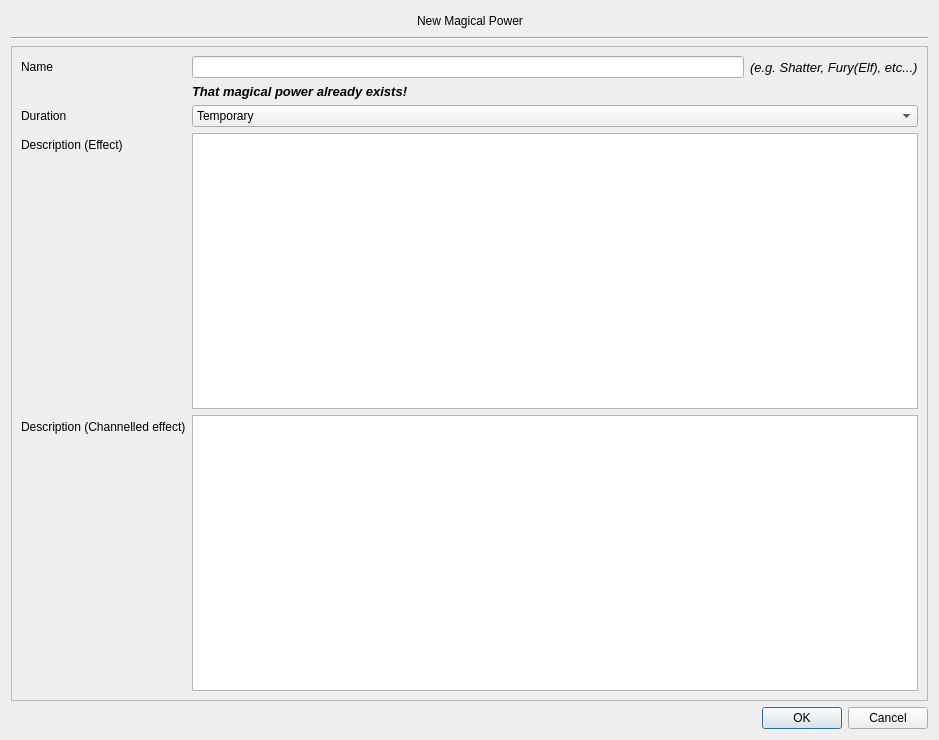
<?xml version="1.0" encoding="UTF-8"?>
<ui version="4.0">
 <class>Dialog</class>
 <widget class="QDialog" name="Dialog">
  <property name="geometry">
   <rect>
    <x>0</x>
    <y>0</y>
    <width>939</width>
    <height>740</height>
   </rect>
  </property>
  <property name="windowTitle">
   <string>Dialog</string>
  </property>
  <layout class="QVBoxLayout" name="verticalLayout_3">
   <item>
    <layout class="QHBoxLayout" name="horizontalLayout">
     <item>
      <spacer name="horizontalSpacer_2">
       <property name="orientation">
        <enum>Qt::Horizontal</enum>
       </property>
       <property name="sizeHint" stdset="0">
        <size>
         <width>40</width>
         <height>20</height>
        </size>
       </property>
      </spacer>
     </item>
     <item>
      <widget class="QLabel" name="titleLabel">
       <property name="text">
        <string>New Magical Power</string>
       </property>
      </widget>
     </item>
     <item>
      <spacer name="horizontalSpacer_3">
       <property name="orientation">
        <enum>Qt::Horizontal</enum>
       </property>
       <property name="sizeHint" stdset="0">
        <size>
         <width>40</width>
         <height>20</height>
        </size>
       </property>
      </spacer>
     </item>
    </layout>
   </item>
   <item>
    <widget class="Line" name="line">
     <property name="orientation">
      <enum>Qt::Horizontal</enum>
     </property>
    </widget>
   </item>
   <item>
    <widget class="QScrollArea" name="scrollArea">
     <property name="widgetResizable">
      <bool>true</bool>
     </property>
     <widget class="QWidget" name="scrollAreaWidgetContents">
      <property name="geometry">
       <rect>
        <x>0</x>
        <y>0</y>
        <width>913</width>
        <height>627</height>
       </rect>
      </property>
      <property name="maximumSize">
       <size>
        <width>16777215</width>
        <height>710</height>
       </size>
      </property>
      <layout class="QFormLayout" name="formLayout">
       <property name="fieldGrowthPolicy">
        <enum>QFormLayout::AllNonFixedFieldsGrow</enum>
       </property>
       <item row="0" column="0">
        <widget class="QLabel" name="nameLabel">
         <property name="text">
          <string>Name</string>
         </property>
        </widget>
       </item>
       <item row="0" column="1">
        <layout class="QHBoxLayout" name="nameLayout">
         <item>
          <widget class="QLineEdit" name="nameInput">
           <property name="enabled">
            <bool>true</bool>
           </property>
           <property name="inputMask">
            <string/>
           </property>
           <property name="text">
            <string/>
           </property>
          </widget>
         </item>
         <item>
          <widget class="QLabel" name="helperName">
           <property name="font">
            <font>
             <pointsize>10</pointsize>
             <italic>true</italic>
             <underline>false</underline>
            </font>
           </property>
           <property name="text">
            <string>(e.g. Shatter, Fury(Elf), etc...)</string>
           </property>
          </widget>
         </item>
        </layout>
       </item>
       <item row="1" column="1">
        <widget class="QLabel" name="hintName">
         <property name="font">
          <font>
           <pointsize>10</pointsize>
           <weight>75</weight>
           <italic>true</italic>
           <bold>true</bold>
          </font>
         </property>
         <property name="text">
          <string>That magical power already exists!</string>
         </property>
        </widget>
       </item>
       <item row="2" column="0">
        <widget class="QLabel" name="pointsLabel">
         <property name="text">
          <string>Duration</string>
         </property>
        </widget>
       </item>
       <item row="2" column="1">
        <layout class="QHBoxLayout" name="horizontalLayout_2">
         <item>
          <widget class="QComboBox" name="durationComboBox">
           <property name="font">
            <font>
             <underline>false</underline>
            </font>
           </property>
           <property name="styleSheet">
            <string notr="true"/>
           </property>
           <property name="minimumContentsLength">
            <number>0</number>
           </property>
           <item>
            <property name="text">
             <string>Temporary</string>
            </property>
           </item>
           <item>
            <property name="text">
             <string>Instant</string>
            </property>
           </item>
           <item>
            <property name="text">
             <string>Exhaustion</string>
            </property>
           </item>
          </widget>
         </item>
        </layout>
       </item>
       <item row="4" column="0">
        <widget class="QLabel" name="descriptionLabel">
         <property name="text">
          <string>Description (Effect)</string>
         </property>
        </widget>
       </item>
       <item row="4" column="1">
        <widget class="QPlainTextEdit" name="description"/>
       </item>
       <item row="5" column="0">
        <widget class="QLabel" name="label">
         <property name="text">
          <string>Description (Channelled effect)</string>
         </property>
        </widget>
       </item>
       <item row="5" column="1">
        <widget class="QPlainTextEdit" name="channelledDescription"/>
       </item>
      </layout>
     </widget>
    </widget>
   </item>
   <item>
    <widget class="QDialogButtonBox" name="buttonBox">
     <property name="orientation">
      <enum>Qt::Horizontal</enum>
     </property>
     <property name="standardButtons">
      <set>QDialogButtonBox::Cancel|QDialogButtonBox::Ok</set>
     </property>
    </widget>
   </item>
  </layout>
 </widget>
 <resources/>
 <connections>
  <connection>
   <sender>buttonBox</sender>
   <signal>accepted()</signal>
   <receiver>Dialog</receiver>
   <slot>checkFormAndSave()</slot>
   <hints>
    <hint type="sourcelabel">
     <x>254</x>
     <y>735</y>
    </hint>
    <hint type="destinationlabel">
     <x>157</x>
     <y>274</y>
    </hint>
   </hints>
  </connection>
  <connection>
   <sender>buttonBox</sender>
   <signal>rejected()</signal>
   <receiver>Dialog</receiver>
   <slot>confirmQuit()</slot>
   <hints>
    <hint type="sourcelabel">
     <x>322</x>
     <y>735</y>
    </hint>
    <hint type="destinationlabel">
     <x>286</x>
     <y>274</y>
    </hint>
   </hints>
  </connection>
  <connection>
   <sender>nameInput</sender>
   <signal>editingFinished()</signal>
   <receiver>Dialog</receiver>
   <slot>checkNameNotExists()</slot>
   <hints>
    <hint type="sourcelabel">
     <x>491</x>
     <y>83</y>
    </hint>
    <hint type="destinationlabel">
     <x>469</x>
     <y>369</y>
    </hint>
   </hints>
  </connection>
 </connections>
 <slots>
  <slot>checkFormAndSave()</slot>
  <slot>confirmQuit()</slot>
  <slot>addSpecialRule()</slot>
  <slot>createSpecialRule()</slot>
  <slot>removeSpecialRule()</slot>
  <slot>checkNameNotExists()</slot>
 </slots>
</ui>
